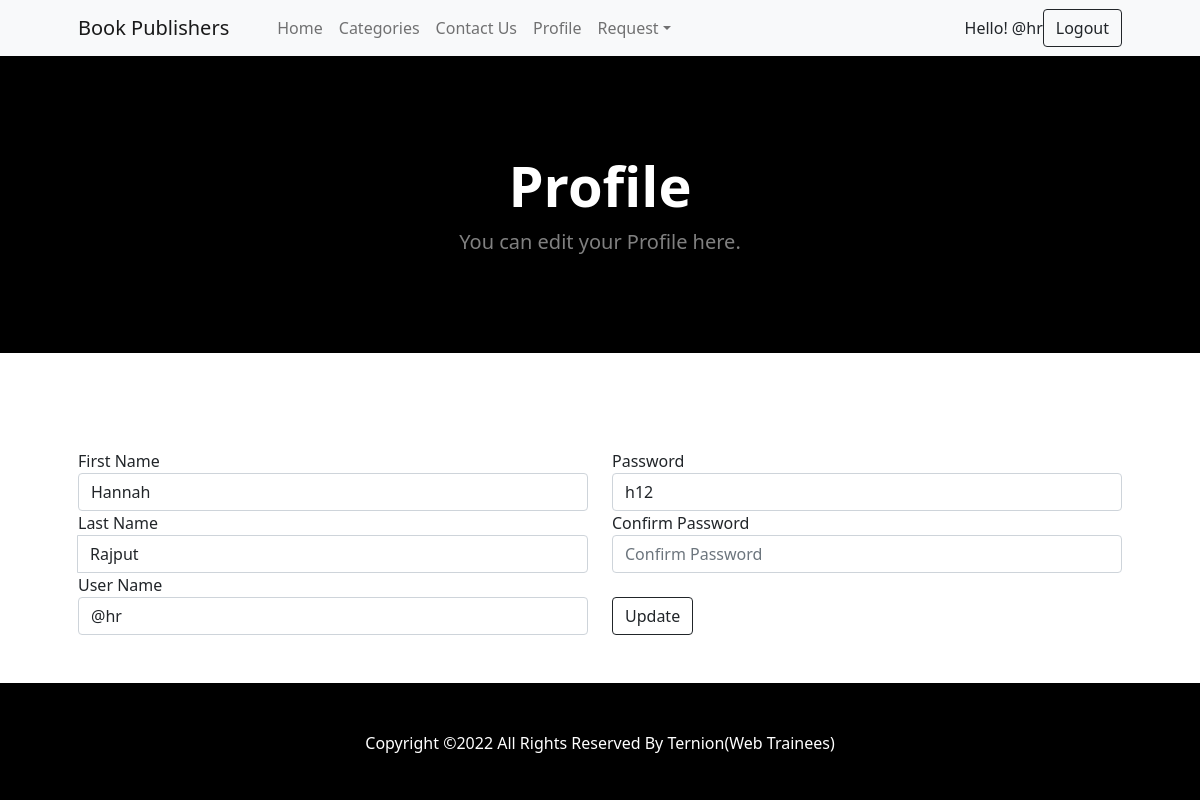
Page /profile.php (signed in) on the committed database.
### tables this page shows
CREATE TABLE `users_tbl` (
  `Id` int(10) NOT NULL,
  `First_Name` varchar(255) NOT NULL,
  `Last_Name` varchar(255) NOT NULL,
  `Username` varchar(255) NOT NULL,
  `Password` varchar(100) NOT NULL
);

### profile.php (the view, shortened to what this page needs)
<!DOCTYPE html>
<html lang="en">
    <head>
        <link href="https://cdn.jsdelivr.net/npm/bootstrap-icons@1.5.0/font/bootstrap-icons.css" rel="stylesheet" />
        <link href="css/styles.css" rel="stylesheet" />
    </head>
    <body>
        <?php
        include "nav.php"?>
        <header style="background-color:black;" class=" py-5">
            <div class="container px-4 px-lg-5 my-5">
                <div class="text-center text-white">
                    <h1 class="display-4 fw-bolder">Profile</h1>
                    <p class="lead fw-normal text-white-50 mb-0">You can edit your Profile here.</p>
                </div>
            </div>
        </header>
        <section class="py-5">
            <div class="container px-4 px-lg-5 mt-5">
                <?php
                 if(isset($_SESSION["username"])){
                    $db = new connection();
                    $conn = $db->getConnection();
                    $query = $conn->query("SELECT * FROM users_tbl WHERE Username='".$_SESSION['username']."'");
                    if(mysqli_num_rows($query)>0){
                        while($row = mysqli_fetch_assoc($query)){
                ?>
            <form method="POST" action="update.php">
                <div class="row">
                    <div class="col-md-6">
                        <div class="form-group">
                            <label for="name">
                               First Name</label>
                               <input type="text" class="form-control" placeholder="First Name" name="fname" value="<?php echo $row['First_Name'] ?>" required />
                        </div>
                        <div class="form-group">
                            <label for="email">
                                Last Name</label>
                            <div class="input-group">
                                <input type="text" class="form-control" placeholder="Last Name" name="lname" value="<?php echo $row['Last_Name'] ?>" required /></div>
                        </div>
                        <div class="form-group">
                        <div class="form-group">
                     <label>User Name</label>
                     <input type="text" class="form-control" placeholder="User Name" name="uname" value="<?php echo $row['Username'] ?>" required />
                  </div>
                        </div>
                    </div>
                    <div class="col-md-6">
                    <div class="form-group">
                     <label>Password</label>
                     <input type="text" class="form-control" placeholder="Password" name="password" value="<?php echo $row['Password'] ?>" required />
                    </div>
                    <div class="form-group">
                     <label>Confirm Password</label>
                     <input type="text" class="form-control" placeholder="Confirm Password" name="cpassword" required /><br/>
                     <input type="submit" class="btn btn-outline-dark" value="Update" name="submit">
                  </div>
                    </div>
                </div>
                </form>
                <?php
                    }
                }
            }
            ?>
            </div>
        </section>
        <footer style="background-color:black;" class="py-5">
            <div class="container"><p class="m-0 text-center text-white">Copyright &copy;2022 All Rights Reserved By Ternion(Web Trainees)</p></div>
        </footer>
    </body>
</html>

### rows in the picture
users_tbl: fname "Hannah", lname "Rajput", uname "@hr", password "h12"

### other values in the picture
$_SESSION["username"] "@hr"
